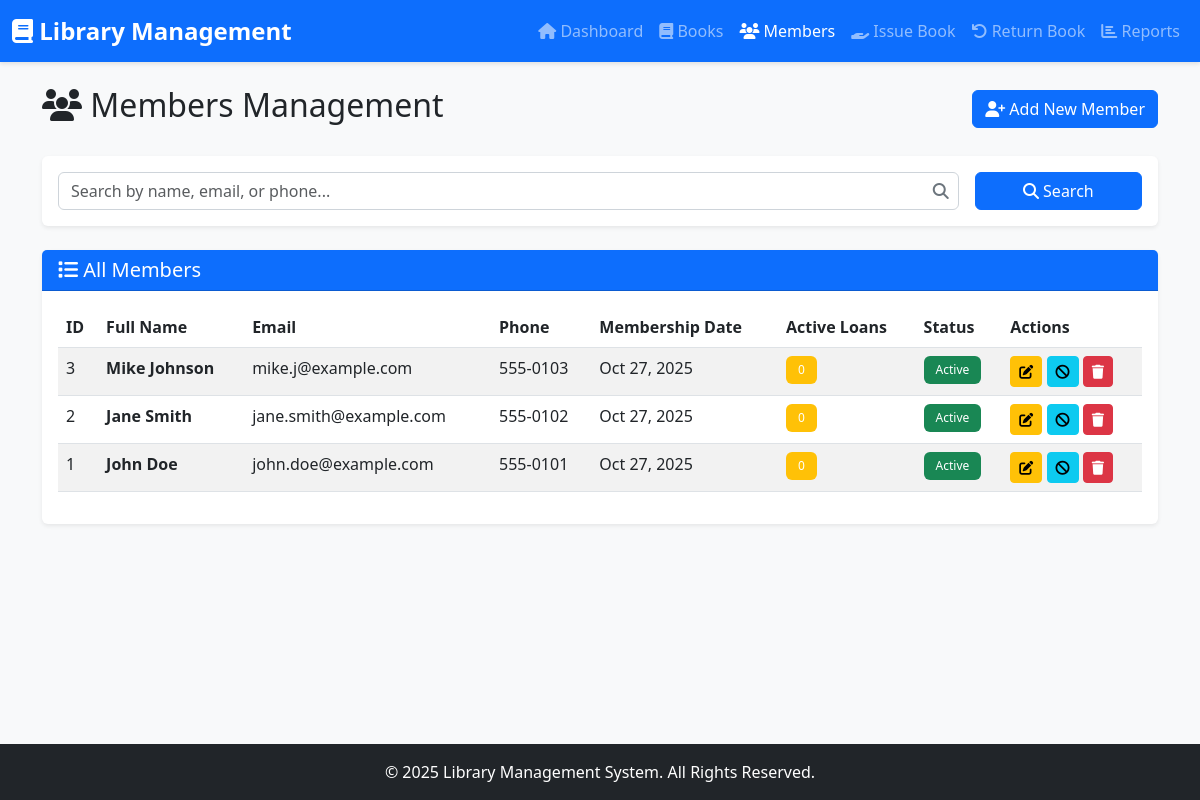
Screenshot of /api/members.php with the database file from the repository.
### tables this page shows
CREATE TABLE members (
    member_id INT PRIMARY KEY AUTO_INCREMENT,
    full_name VARCHAR(100) NOT NULL,
    email VARCHAR(100) UNIQUE NOT NULL,
    phone VARCHAR(15),
    address TEXT,
    membership_date DATE DEFAULT CURRENT_DATE,
    status ENUM('active', 'inactive') DEFAULT 'active',
    created_at TIMESTAMP DEFAULT CURRENT_TIMESTAMP
);

### api/members.php (the view, shortened to what this page needs)
<?php
require_once 'config.php';
$search = '';
$where_clause = '';
$sql = "SELECT *,
        (SELECT COUNT(*) FROM loans WHERE member_id = members.member_id AND status = 'issued') as active_loans
        FROM members $where_clause ORDER BY member_id DESC";
$result = $conn->query($sql);
?>
<!DOCTYPE html>
<html lang="en">
<head>
    <link href="https://cdn.jsdelivr.net/npm/bootstrap@5.3.0/dist/css/bootstrap.min.css" rel="stylesheet">
    <link rel="stylesheet" href="https://cdnjs.cloudflare.com/ajax/libs/font-awesome/6.4.0/css/all.min.css">
    <link rel="stylesheet" href="assets/css/style.css">
</head>
<body>
    <nav class="navbar navbar-expand-lg navbar-dark bg-primary">
        <div class="container-fluid">
            <a class="navbar-brand" href="index.php">
                <i class="fas fa-book"></i> Library Management
            </a>
            <div class="collapse navbar-collapse" id="navbarNav">
                <ul class="navbar-nav ms-auto">
                    <li class="nav-item">
                        <a class="nav-link" href="index.php">
                            <i class="fas fa-home"></i> Dashboard
                        </a>
                    </li>
                    <li class="nav-item">
                        <a class="nav-link" href="books.php">
                            <i class="fas fa-book"></i> Books
                        </a>
                    </li>
                    <li class="nav-item">
                        <a class="nav-link active" href="members.php">
                            <i class="fas fa-users"></i> Members
                        </a>
                    </li>
                    <li class="nav-item">
                        <a class="nav-link" href="issue.php">
                            <i class="fas fa-hand-holding"></i> Issue Book
                        </a>
                    </li>
                    <li class="nav-item">
                        <a class="nav-link" href="return.php">
                            <i class="fas fa-undo"></i> Return Book
                        </a>
                    </li>
                    <li class="nav-item">
                        <a class="nav-link" href="reports.php">
                            <i class="fas fa-chart-bar"></i> Reports
                        </a>
                    </li>
                </ul>
            </div>
        </div>
    </nav>
    <div class="container mt-4">
        <div class="d-flex justify-content-between align-items-center mb-4">
            <h2><i class="fas fa-users"></i> Members Management</h2>
            <button class="btn btn-primary" data-bs-toggle="modal" data-bs-target="#addMemberModal">
                <i class="fas fa-user-plus"></i> Add New Member
            </button>
        </div>
        <div class="card mb-4">
            <div class="card-body">
                <form method="GET" action="members.php" class="row g-3">
                    <div class="col-md-10">
                        <div class="search-box">
                            <input type="text" name="search" class="form-control"
                                   placeholder="Search by name, email, or phone..."
                                   value="<?php echo htmlspecialchars($search); ?>">
                            <i class="fas fa-search search-icon"></i>
                        </div>
                    </div>
                    <div class="col-md-2">
                        <button type="submit" class="btn btn-primary w-100">
                            <i class="fas fa-search"></i> Search
                        </button>
                    </div>
                </form>
            </div>
        </div>
        <div class="card">
            <div class="card-header bg-primary text-white">
                <h5 class="mb-0"><i class="fas fa-list"></i> All Members</h5>
            </div>
            <div class="card-body">
                <div class="table-responsive">
                    <table class="table table-hover table-striped">
                        <thead>
                            <tr>
                                <th>ID</th>
                                <th>Full Name</th>
                                <th>Email</th>
                                <th>Phone</th>
                                <th>Membership Date</th>
                                <th>Active Loans</th>
                                <th>Status</th>
                                <th>Actions</th>
                            </tr>
                        </thead>
                        <tbody>
                            <?php
                            if ($result->num_rows > 0) {
                                while ($row = $result->fetch_assoc()) {
                                    $status_badge = $row['status'] == 'active'
                                        ? '<span class="badge bg-success">Active</span>'
                                        : '<span class="badge bg-secondary">Inactive</span>';
                                    $toggle_text = $row['status'] == 'active' ? 'Deactivate' : 'Activate';
                                    $toggle_icon = $row['status'] == 'active' ? 'fa-ban' : 'fa-check-circle';
                                    echo "<tr>
                                            <td>{$row['member_id']}</td>
                                            <td><strong>" . htmlspecialchars($row['full_name']) . "</strong></td>
                                            <td>" . htmlspecialchars($row['email']) . "</td>
                                            <td>" . htmlspecialchars($row['phone']) . "</td>
                                            <td>" . date('M d, Y', strtotime($row['membership_date'])) . "</td>
                                            <td><span class='badge bg-warning'>{$row['active_loans']}</span></td>
                                            <td>$status_badge</td>
                                            <td>
                                                <button class='btn btn-sm btn-warning edit-btn'
                                                        data-id='{$row['member_id']}'
                                                        data-name='" . htmlspecialchars($row['full_name']) . "'
                                                        data-email='" . htmlspecialchars($row['email']) . "'
                                                        data-phone='" . htmlspecialchars($row['phone']) . "'
                                                        data-address='" . htmlspecialchars($row['address']) . "'
                                                        data-status='{$row['status']}'
                                                        data-bs-toggle='modal'
                                                        data-bs-target='#editMemberModal'>
                                                    <i class='fas fa-edit'></i>
                                                </button>
                                                <a href='members.php?toggle_status={$row['member_id']}'
                                                   class='btn btn-sm btn-info'
                                                   title='$toggle_text'>
                                                    <i class='fas $toggle_icon'></i>
                                                </a>
                                                <a href='members.php?delete={$row['member_id']}'
                                                   class='btn btn-sm btn-danger'
                                                   onclick='return confirm(\"Are you sure you want to delete this member?\")'>
                                                    <i class='fas fa-trash'></i>
                                                </a>
                                            </td>
                                          </tr>";
                                }
                            } else {
                                echo "<tr><td colspan='8' class='text-center'>No members found</td></tr>";
                            }
                            ?>
                        </tbody>
                    </table>
                </div>
            </div>
        </div>
    </div>
    <footer class="bg-dark text-white text-center py-3 mt-5">
        <p class="mb-0">&copy; 2025 Library Management System. All Rights Reserved.</p>
    </footer>
</body>
</html>

### assets/css/style.css (style rules this page uses)
body { font-family: 'Segoe UI', Tahoma, Geneva, Verdana, sans-serif; background-color: #f8f9fa; min-height: 100vh; display: flex; flex-direction: column; }
.container { flex: 1; }
.card { border: none; box-shadow: 0 0.125rem 0.25rem rgba(0, 0, 0, 0.075); transition: transform 0.3s ease, box-shadow 0.3s ease; }
.table { background-color: white; }
.table thead { background-color: #f8f9fa; }
.btn { transition: all 0.3s ease; }
.badge { padding: 0.5rem 0.75rem; font-weight: 500; }
.form-control, .form-select { border-radius: 0.375rem; border: 1px solid #ced4da; transition: border-color 0.15s ease-in-out, box-shadow 0.15s ease-in-out; }
.navbar { box-shadow: 0 2px 4px rgba(0, 0, 0, 0.1); }
.navbar-brand { font-weight: 600; font-size: 1.5rem; }
footer { margin-top: auto; }
.search-box { position: relative; }
.search-box input { padding-right: 2.5rem; }
.search-box .search-icon { position: absolute; right: 10px; top: 50%; transform: translateY(-50%); color: #6c757d; }

### rows the page displays
members: member_id "3", full_name "Mike Johnson", email "mike.j@example.com", phone "555-0103", membership_date "Oct 27, 2025", active_loans "0", status "Active"
members: member_id "2", full_name "Jane Smith", email "jane.smith@example.com", phone "555-0102", membership_date "Oct 27, 2025", active_loans "0", status "Active"
members: member_id "1", full_name "John Doe", email "john.doe@example.com", phone "555-0101", membership_date "Oct 27, 2025", active_loans "0", status "Active"
